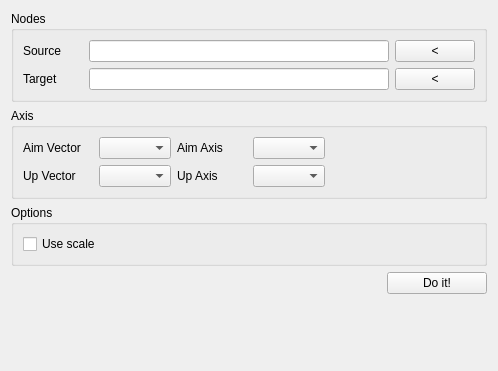
<?xml version="1.0" encoding="UTF-8"?>
<ui version="4.0">
 <class>Form</class>
 <widget class="QWidget" name="Form">
  <property name="geometry">
   <rect>
    <x>0</x>
    <y>0</y>
    <width>475</width>
    <height>371</height>
   </rect>
  </property>
  <property name="windowTitle">
   <string>Remap Axis</string>
  </property>
  <layout class="QVBoxLayout" name="verticalLayout_3">
   <item>
    <widget class="QGroupBox" name="groupBox">
     <property name="title">
      <string>Nodes</string>
     </property>
     <layout class="QVBoxLayout" name="verticalLayout">
      <item>
       <layout class="QHBoxLayout" name="horizontalLayout">
        <item>
         <widget class="QLabel" name="label">
          <property name="minimumSize">
           <size>
            <width>60</width>
            <height>0</height>
           </size>
          </property>
          <property name="text">
           <string>Source</string>
          </property>
         </widget>
        </item>
        <item>
         <widget class="QLineEdit" name="source_node_lineedit">
          <property name="minimumSize">
           <size>
            <width>300</width>
            <height>0</height>
           </size>
          </property>
         </widget>
        </item>
        <item>
         <widget class="QPushButton" name="source_node_button">
          <property name="text">
           <string>&lt;</string>
          </property>
         </widget>
        </item>
       </layout>
      </item>
      <item>
       <layout class="QHBoxLayout" name="horizontalLayout_2">
        <item>
         <widget class="QLabel" name="label_2">
          <property name="minimumSize">
           <size>
            <width>60</width>
            <height>0</height>
           </size>
          </property>
          <property name="text">
           <string>Target</string>
          </property>
         </widget>
        </item>
        <item>
         <widget class="QLineEdit" name="target_node_lineedit">
          <property name="minimumSize">
           <size>
            <width>300</width>
            <height>0</height>
           </size>
          </property>
         </widget>
        </item>
        <item>
         <widget class="QPushButton" name="target_node_button">
          <property name="text">
           <string>&lt;</string>
          </property>
         </widget>
        </item>
       </layout>
      </item>
     </layout>
    </widget>
   </item>
   <item>
    <widget class="QGroupBox" name="groupBox_2">
     <property name="title">
      <string>Axis</string>
     </property>
     <layout class="QVBoxLayout" name="verticalLayout_2">
      <item>
       <layout class="QHBoxLayout" name="horizontalLayout_3">
        <item>
         <widget class="QLabel" name="label_3">
          <property name="minimumSize">
           <size>
            <width>70</width>
            <height>0</height>
           </size>
          </property>
          <property name="maximumSize">
           <size>
            <width>70</width>
            <height>16777215</height>
           </size>
          </property>
          <property name="text">
           <string>Aim Vector</string>
          </property>
         </widget>
        </item>
        <item>
         <widget class="QComboBox" name="aim_vector_combobox"/>
        </item>
        <item>
         <widget class="QLabel" name="label_4">
          <property name="minimumSize">
           <size>
            <width>70</width>
            <height>0</height>
           </size>
          </property>
          <property name="maximumSize">
           <size>
            <width>70</width>
            <height>16777215</height>
           </size>
          </property>
          <property name="text">
           <string>Aim Axis</string>
          </property>
         </widget>
        </item>
        <item>
         <widget class="QComboBox" name="aim_axis_combobox"/>
        </item>
        <item>
         <spacer name="horizontalSpacer_3">
          <property name="orientation">
           <enum>Qt::Horizontal</enum>
          </property>
          <property name="sizeHint" stdset="0">
           <size>
            <width>40</width>
            <height>20</height>
           </size>
          </property>
         </spacer>
        </item>
       </layout>
      </item>
      <item>
       <layout class="QHBoxLayout" name="horizontalLayout_4">
        <item>
         <widget class="QLabel" name="label_5">
          <property name="minimumSize">
           <size>
            <width>70</width>
            <height>0</height>
           </size>
          </property>
          <property name="maximumSize">
           <size>
            <width>70</width>
            <height>16777215</height>
           </size>
          </property>
          <property name="text">
           <string>Up Vector</string>
          </property>
         </widget>
        </item>
        <item>
         <widget class="QComboBox" name="up_vector_combobox"/>
        </item>
        <item>
         <widget class="QLabel" name="label_6">
          <property name="minimumSize">
           <size>
            <width>70</width>
            <height>0</height>
           </size>
          </property>
          <property name="maximumSize">
           <size>
            <width>70</width>
            <height>16777215</height>
           </size>
          </property>
          <property name="text">
           <string>Up Axis</string>
          </property>
         </widget>
        </item>
        <item>
         <widget class="QComboBox" name="up_axis_combobox"/>
        </item>
        <item>
         <spacer name="horizontalSpacer_4">
          <property name="orientation">
           <enum>Qt::Horizontal</enum>
          </property>
          <property name="sizeHint" stdset="0">
           <size>
            <width>40</width>
            <height>20</height>
           </size>
          </property>
         </spacer>
        </item>
       </layout>
      </item>
     </layout>
    </widget>
   </item>
   <item>
    <widget class="QGroupBox" name="groupBox_3">
     <property name="title">
      <string>Options</string>
     </property>
     <layout class="QHBoxLayout" name="horizontalLayout_6">
      <item>
       <widget class="QCheckBox" name="checkBox">
        <property name="text">
         <string>Use scale</string>
        </property>
       </widget>
      </item>
      <item>
       <spacer name="horizontalSpacer_2">
        <property name="orientation">
         <enum>Qt::Horizontal</enum>
        </property>
        <property name="sizeHint" stdset="0">
         <size>
          <width>336</width>
          <height>20</height>
         </size>
        </property>
       </spacer>
      </item>
     </layout>
    </widget>
   </item>
   <item>
    <layout class="QHBoxLayout" name="horizontalLayout_5">
     <item>
      <spacer name="horizontalSpacer">
       <property name="orientation">
        <enum>Qt::Horizontal</enum>
       </property>
       <property name="sizeHint" stdset="0">
        <size>
         <width>40</width>
         <height>20</height>
        </size>
       </property>
      </spacer>
     </item>
     <item>
      <widget class="QPushButton" name="doit_button">
       <property name="minimumSize">
        <size>
         <width>100</width>
         <height>0</height>
        </size>
       </property>
       <property name="maximumSize">
        <size>
         <width>100</width>
         <height>16777215</height>
        </size>
       </property>
       <property name="text">
        <string>Do it!</string>
       </property>
      </widget>
     </item>
    </layout>
   </item>
   <item>
    <spacer name="verticalSpacer">
     <property name="orientation">
      <enum>Qt::Vertical</enum>
     </property>
     <property name="sizeHint" stdset="0">
      <size>
       <width>20</width>
       <height>40</height>
      </size>
     </property>
    </spacer>
   </item>
  </layout>
 </widget>
 <resources/>
 <connections/>
</ui>
